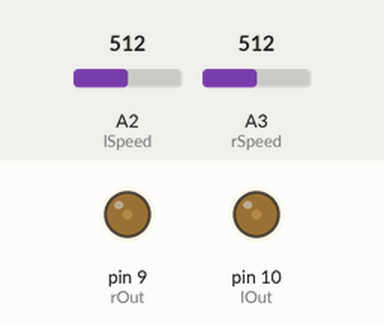
Recording of a sketch running on a simulated Arduino Uno, built with avr-gcc and run on an emulated ATmega328P. Parts: output pins drawn as LEDs (lit = HIGH). Inputs (shaded band) come from the test bench; at power-on: A2 (lSpeed) = 512, A3 (rSpeed) = 512.

Above: at 1.2 s.
1.3 s: A2 (lSpeed) set to 900
At 2.3 s:
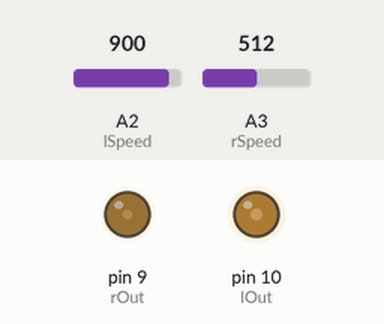
2.8 s: A3 (rSpeed) set to 900
At 3.4 s:
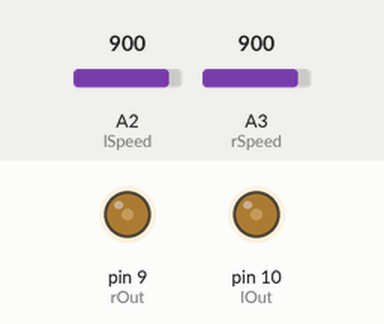
4.3 s: A2 (lSpeed) set to 716
At 5.5 s:
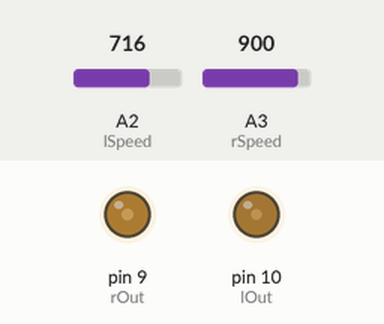
5.8 s: A3 (rSpeed) set to 0
At 6.9 s:
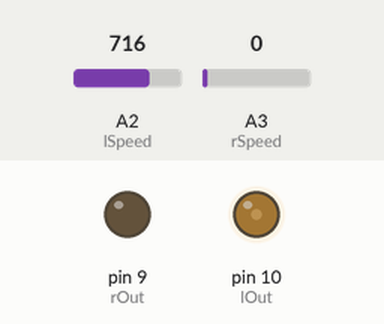
7.3 s: A2 (lSpeed) set to 1023
At 8.0 s:
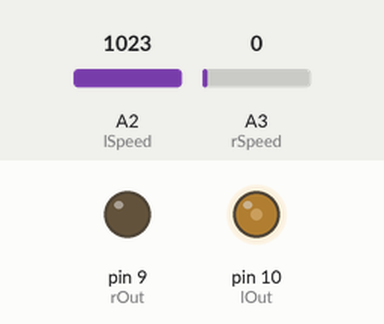
8.8 s: A2 (lSpeed) set to 0
At 9.2 s:
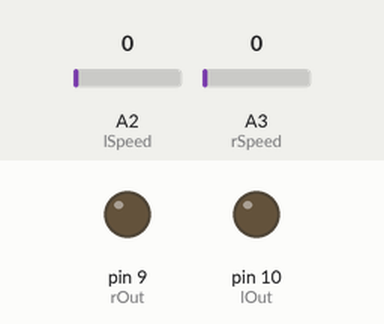
Timing chart, 0 to 11.3 s (numbered marks = the images above; inputs shaded):
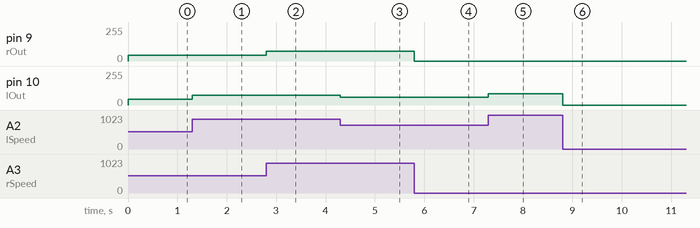

The sketch:

run.ino
```cpp
const int lSpeed = A2;
const int rSpeed = A3;

const int lOut = 10;
const int rOut = 9;

void setup() {
  Serial.begin(9600);

  pinMode(lSpeed, INPUT);
  pinMode(rSpeed, INPUT);

  pinMode(lOut, OUTPUT);
  pinMode(rOut, OUTPUT);
}

void loop() {
  analogWrite(lOut, analogRead(lSpeed)/4/3);
  analogWrite(rOut, analogRead(rSpeed)/4/3);
}
```

Measured:
- after the input at 1.3 s, pin 10 (lOut): 42/255 → 75/255 at once
- after the input at 2.8 s, pin 9 (rOut): 42/255 → 75/255 at once
- after the input at 4.3 s, pin 10 (lOut): 75/255 → 59/255 at once
- after the input at 5.8 s, pin 9 (rOut): 75/255 → 0/255 at once
- after the input at 7.3 s, pin 10 (lOut): 59/255 → 85/255 at once
- after the input at 8.8 s, pin 10 (lOut): 85/255 → 0/255 at once
